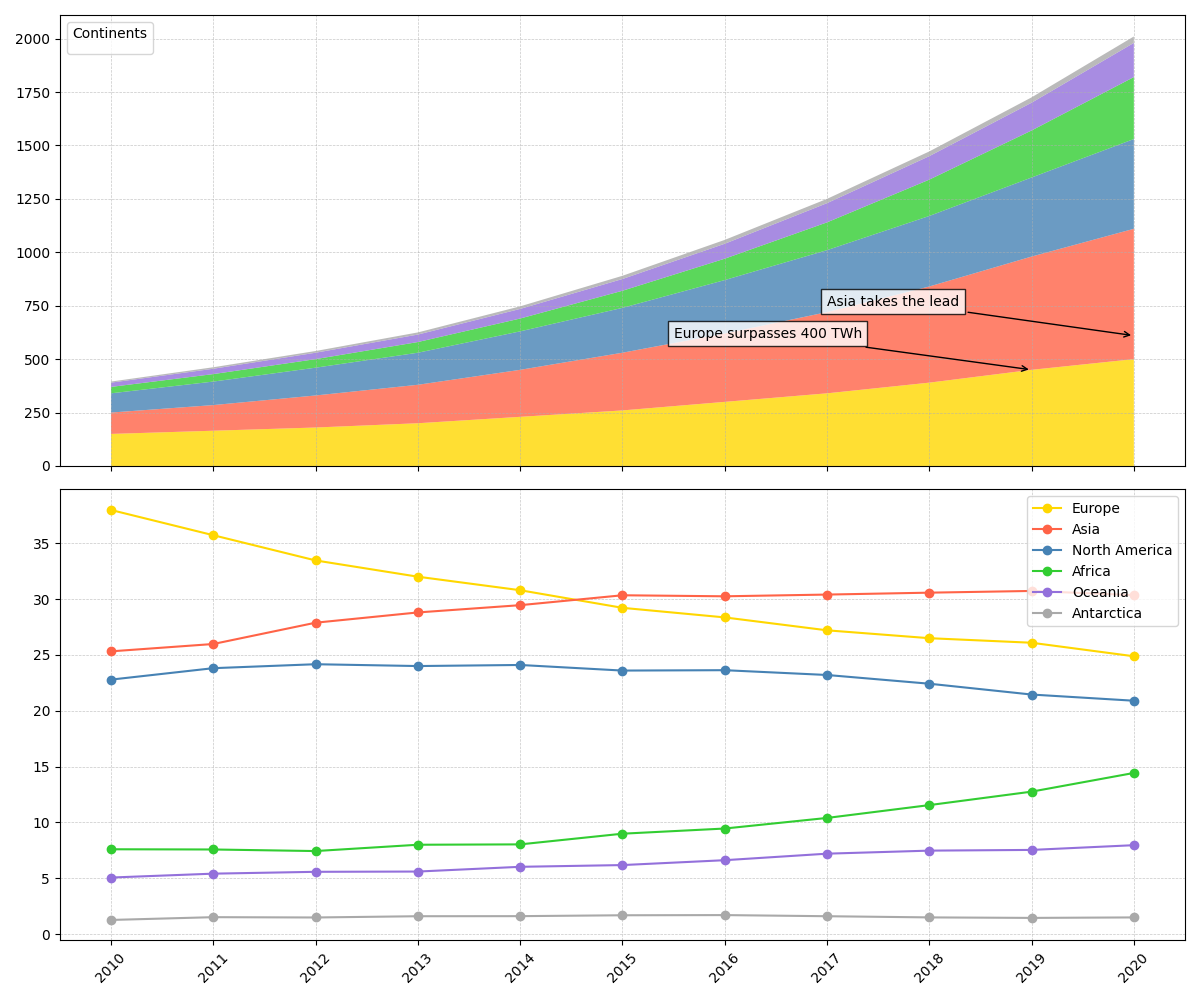

The Python source for this figure:
import matplotlib.pyplot as plt
import numpy as np

years = np.arange(2010, 2021)
europe_renewables = np.array([150, 165, 180, 200, 230, 260, 300, 340, 390, 450, 500])
asia_renewables = np.array([100, 120, 150, 180, 220, 270, 320, 380, 450, 530, 610])
north_america_renewables = np.array([90, 110, 130, 150, 180, 210, 250, 290, 330, 370, 420])
africa_renewables = np.array([30, 35, 40, 50, 60, 80, 100, 130, 170, 220, 290])
oceania_renewables = np.array([20, 25, 30, 35, 45, 55, 70, 90, 110, 130, 160])
antarctica_renewables = np.array([5, 7, 8, 10, 12, 15, 18, 20, 22, 25, 30])

total_renewables = (europe_renewables + asia_renewables + north_america_renewables +
                    africa_renewables + oceania_renewables + antarctica_renewables)

europe_share = (europe_renewables / total_renewables) * 100
asia_share = (asia_renewables / total_renewables) * 100
north_america_share = (north_america_renewables / total_renewables) * 100
africa_share = (africa_renewables / total_renewables) * 100
oceania_share = (oceania_renewables / total_renewables) * 100
antarctica_share = (antarctica_renewables / total_renewables) * 100

fig, ((ax1, ax2)) = plt.subplots(2, 1, figsize=(12, 10), sharex=True)

ax1.stackplot(years, europe_renewables, asia_renewables, north_america_renewables,
              africa_renewables, oceania_renewables, antarctica_renewables,
              colors=['#FFD700', '#FF6347', '#4682B4', '#32CD32', '#9370DB', '#A9A9A9'], alpha=0.8)

ax1.legend(loc='upper left', title='Continents')
ax1.grid(True, linestyle='--', linewidth=0.5, alpha=0.7)

ax1.annotate('Europe surpasses 400 TWh', xy=(2019, 450), xytext=(2015.5, 600),
             arrowprops=dict(arrowstyle='->', color='black'), color='black', fontsize=10, bbox=dict(facecolor='white', alpha=0.8))

ax1.annotate('Asia takes the lead', xy=(2020, 610), xytext=(2017, 750),
             arrowprops=dict(arrowstyle='->', color='black'), color='black', fontsize=10, bbox=dict(facecolor='white', alpha=0.8))

ax2.plot(years, europe_share, label='Europe', color='#FFD700', marker='o')
ax2.plot(years, asia_share, label='Asia', color='#FF6347', marker='o')
ax2.plot(years, north_america_share, label='North America', color='#4682B4', marker='o')
ax2.plot(years, africa_share, label='Africa', color='#32CD32', marker='o')
ax2.plot(years, oceania_share, label='Oceania', color='#9370DB', marker='o')
ax2.plot(years, antarctica_share, label='Antarctica', color='#A9A9A9', marker='o')

ax2.legend(loc='upper right')
ax2.grid(True, linestyle='--', linewidth=0.5, alpha=0.7)

plt.xticks(years, rotation=45)
plt.tight_layout()
plt.show()
